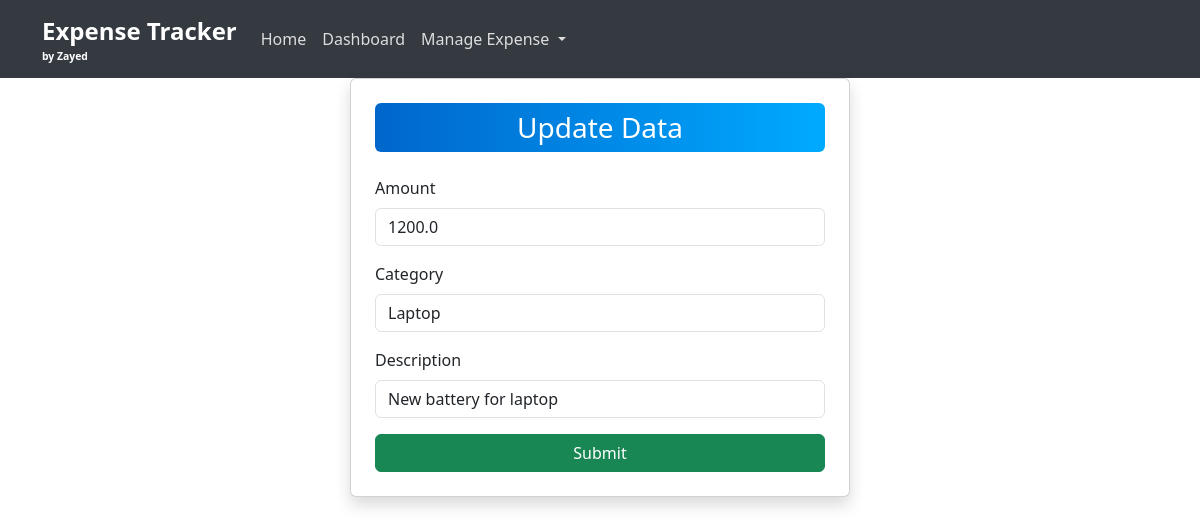
Screenshot of /manage-expense/update/2 (signed in) with the database file from the repository.
### app/models.py (models this page shows)
class Details(db.Model):
    id = db.Column(db.Integer, primary_key=True)
    amount = db.Column(db.Float, nullable=False)
    category = db.Column(db.String(20), nullable=False)
    description = db.Column(db.String(200))
    date = db.Column(db.Date, default=date.today)
    user_id = db.Column(db.Integer, db.ForeignKey('user_db.id'), index=True, nullable=False)

### app/routes.py (the view)
    @app.route("/manage-expense/update/<int:id>", methods=["POST", "GET"])
    @login_required
    def update_data(id):
        user_to_update = Details.query.filter(
            Details.user_id == current_user.id
            ,Details.id == id
            ).first_or_404()
        if request.method == "POST":
            user_to_update.amount = request.form['amount']
            user_to_update.description = request.form['description']
            user_to_update.category = request.form['category']
            db.session.commit()
            all_details = Details.query.filter(Details.user_id == current_user.id).all()
            return render_template("filter.html", details=all_details)
        else:
            return render_template("update.html", id=id, user=user_to_update)

### app/templates/update.html (shortened to what this page needs)
{% extends "base.html" %}
{% block content %}
<div class="card shadow p-4 bg-white mx-auto" style="max-width: 500px;">
  <h3 class="text-center mb-4 text-white py-2 rounded" style="background: linear-gradient(to right, #0066cc, #00aaff);">Update Data</h3>
  <form action="{{url_for('update_data', id=id)}}" method="POST">
    <div class="mb-3">
      <label for="amount" class="form-label">Amount</label>
      <input type="text" class="form-control" id="amount" name="amount" value="{{ user.amount }}">
    </div>
    <div class="mb-3">
      <label for="category" class="form-label">Category</label>
      <input type="text" class="form-control" id="category" name="category" value="{{ user.category }}">
    </div>
    <div class="mb-3">
      <label for="description" class="form-label">Description</label>
      <input type="text" class="form-control" id="description" name="description" value="{{ user.description }}">
    </div>
    <button type="submit" class="btn btn-success w-100">Submit</button>
  </form>
</div>
{% endblock %}

### app/templates/base.html (style rules this page uses)
html, body { height: 100%; margin: 0; display: flex; flex-direction: column; }

### rows the page displays
Details: amount "1200.0", category "Laptop", description "New battery for laptop"
